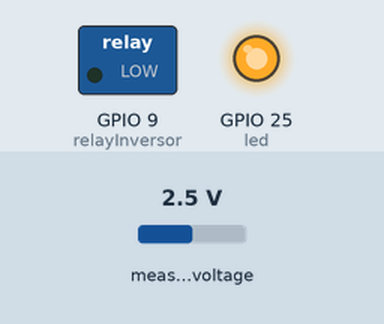
Simulated run of this sketch. Board: ESP32. Parts: switched loads named in the sketch (green lamp = pin HIGH), output pins drawn as LEDs (lit = HIGH). Dashed ring = blinking. The test bench sets the inputs (shaded band); at power-on: measured voltage 2.5 V. Storage starts empty; what the sketch prints to the serial monitor is not drawn.

Above: at 5.4 s.
5.5 s: measured voltage set to 0.1 V
At 6.07 s:
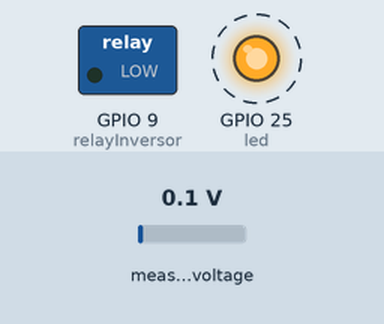
14.5 s: measured voltage set to 1.2 V
At 15.3 s:
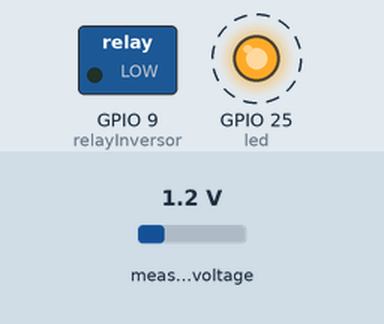
Timing chart, 0 to 20.4 s (numbered marks = the images above; inputs shaded):
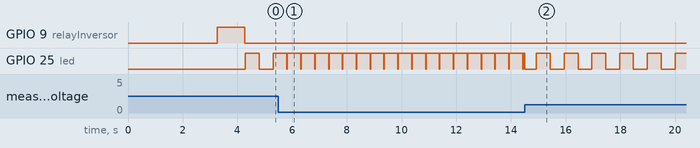

Measured:
- after the input at 5.5 s, GPIO 25 (led): alternates HIGH for 0.49 s and LOW for 0.02 s, starting after 0.33 s
- after the input at 14.5 s, GPIO 25 (led): alternates HIGH for 0.51 s and LOW for 0.51 s, starting at once

The sketch:

armC.ino
```cpp
/**************************************************************************************
* Título: Controle PID para planta de processos contínuos                             *
* Autor: André Roberto da Silva                                                       *
* Plataforma: Raspberry Pi PICO / PICO W                                              *
* MCU: RP2040                                                                         *
* Núcleo: ARM Cortex M0+                                                              *
***************************************************************************************
* --------------------------------------------------------                            *
* |                 PROTOCOLO DE ESCRITA                 |                            *
* --------------------------------------------------------                            *
* |    COMANDO     |     DESCRIÇÃO       |    Range      |                            *
* --------------------------------------------------------                            *
* | $WKPVALOR\r\n  | Seta o valor de Kp  |    0 a 100    |                            *
* --------------------------------------------------------                            *
* | $WKIVALOR\r\n  | Seta o valor de Ki  |    0 a 100    |                            *
* --------------------------------------------------------                            *
* | $WKDVALOR\r\n  | Seta o valor de Kd  |    0 a 100    |                            *
* --------------------------------------------------------                            *
* | $WSPVALOR\r\n  | Seta o valor de SP  |    0 a 100    |                            *
* --------------------------------------------------------                            *
* | $WCIVALOR\r\n  | Correção IN         |    0.0 a 1.0  |                            *
* --------------------------------------------------------                            *
* | $WCOVALOR\r\n  | Correção OUT        |    0.0 a 1.0  |                            *
* --------------------------------------------------------                            *
* | $WMDVALOR\r\n  | Seta o modo         |    0 a 2      |                            *
* --------------------------------------------------------                            *
**************************************************************************************/

// bibliotecas
#include <PID_v1.h>
#include <Wire.h>
#include <Adafruit_ADS1X15.h>
#include <Adafruit_MCP4725.h>
#include <SPI.h>
#include <SD.h>

// pinos de conexão SPI
const int _MISO = 16;
const int _MOSI = 19;
const int _CS = 17;
const int _SCK = 18;

// protótipos de funções
double medirNivel();
void ajustarInversor(double controlVariable);
void setarParametro();
void formatarDados(double processValue, double controlVariable, double setPoint, double kp, double ki, double kd);
void enviarValores();
void salvarDadosSD();

// variáveis globais
bool modo = 1, erroMedirNivel = 0, erroAjustarInversor = 0, erroSalvarDadosSD = 0, spUp = true;
int contadorSetPoint = 0;
double setPoint = 10, processValue, controlVariable;
double kp = 45, ki = 9.91, kd = 51.08, ajusteIn = 1, ajusteOut = 1;
unsigned long tempoAtual = 0, tempoAnterior = 0;
unsigned long intervalo = 500;
String dados = "";

// objeto para controle PID
PID controlePID(&processValue, &controlVariable, &setPoint, kp, ki, kd, DIRECT);

// objeto para leitura de nível
Adafruit_ADS1115 ads;

// objeto para controle do inversor
Adafruit_MCP4725 mcp;

// objeto para arquivo de dados
File dataFile;

// saídas digitais
int led = 25;
int relayInversor = 9;

void setup() {
  // inicialização
  Serial.begin(115200);
  delay(3000);
  Serial.println("Inicializando...");

  // inicializa I2C
  Wire.begin();
  delay(250);

  // configura e inicializa as saídas digitais
  pinMode(led, OUTPUT);
  pinMode(relayInversor, OUTPUT);
  digitalWrite(led, LOW);
  digitalWrite(relayInversor, LOW);

  // rotina de inicialização ADS1115
  // ganho 1x   +/- 4.096V  1 bit = 2mV      0.125mV
  ads.setGain(GAIN_ONE);
  if (!ads.begin(0x48)) {
    Serial.println("Falha ao inicializar AD!");
    for (int i = 0; i < 15; i++){
      digitalWrite(led, !digitalRead(led));
      delay(250);
    }
    while(1);
  }
  Serial.println("AD inicializado com sucesso!");

  // rotina de inicialização DA MCP4725
  if (!mcp.begin(0x60)) {
    Serial.println("Falha ao inicializar DA!");
    for (int i = 0; i < 15; i++){
      digitalWrite(led, !digitalRead(led));
      delay(250);
    }
    while(1);
  }
  mcp.setVoltage(0, false);
  Serial.println("DA inicializado com sucesso!");

  // rotina de inicialização SD Card
  SPI.setRX(_MISO);
  SPI.setTX(_MOSI);
  SPI.setSCK(_SCK);
  if (!SD.begin(_CS)){
    Serial.println("Falha ao inicializar SD Card!");
    for (int i = 0; i < 15; i++){
      digitalWrite(led, !digitalRead(led));
      delay(250);
    }
    while(1);
  }
  Serial.println("SD Card inicializado com sucesso!");

  // inicializa o controle PID
  controlePID.SetTunings(kp, ki, kd);
  controlePID.SetOutputLimits(0, 100);
  controlePID.SetMode(AUTOMATIC);

  // pulso para ligar inversor
  digitalWrite(relayInversor, HIGH);
  delay(1000);
  digitalWrite(relayInversor, LOW);

  // valores indicando que ocorreu um reset
  formatarDados(-1, -1, -1, -1, -1, -1);
  enviarValores();
  salvarDadosSD();
}

void loop() {
  processValue = medirNivel();
  controlePID.SetTunings(kp, ki, kd);
  controlePID.Compute();

  if (!kp && !ki && !kd)
    ajustarInversor(0.0);
  else{
    ajustarInversor(controlVariable);
  }

  // led heart inverte o estado a cada 500 ms
  // registro de valores a cada 500 ms
  // altera o SP a cada 5 minutos
  tempoAtual = millis();
  if (tempoAtual - tempoAnterior >= intervalo)
  {
    tempoAnterior = tempoAtual;
    digitalWrite(led, !digitalRead(led));

    // se modo 0 envia valores via serial
    // se modo 1 salva valores no cartão SD
    // se modo 2 envia valores via serial e salva valores no cartão SD
    if (modo == 0 || modo == 2){
      enviarValores();
      if (modo == 2)
        salvarDadosSD();
    }
    else
      salvarDadosSD();

    // altera o SP entre o intervalo de 10 a 70 com incrementos/decrementos de 10
    if (contadorSetPoint < 600)
      contadorSetPoint++;
    else{
      contadorSetPoint = 0;
      // se chegou no sp mínimo de teste
      if (setPoint <= 10 && !spUp){
        spUp = true;
      }
      // se chegou no sp máximo de teste
      if (setPoint >= 70 && spUp){
        spUp = false;
      }

      // incrementa ou decramenta o sp
      if (setPoint < 70 && spUp)
        setPoint += 10;
      else if (setPoint > 10 && !spUp)
        setPoint -= 10;
    }
  }

  // ajusta valores via serial
  if (Serial.available() > 0){
    setarParametro();
  }
}

// função para medição do nível
// retorno 0 a 100 ou -1 erro
double medirNivel(){
  int16_t adc0 = ads.readADC_SingleEnded(0);
  float tensao = ads.computeVolts(adc0);
  // 4 mA = 0 - 20 mA = 100
  double nivel = ((tensao * 6.667) - 4) * 6.25 * ajusteIn;
  // se houve erro na leitura
  if (nivel < 0 || nivel > 100){
    erroMedirNivel = 1;
    digitalWrite(led, HIGH);
    return -1;
  }
  if (erroMedirNivel){
      erroMedirNivel = 0;
      digitalWrite(led, LOW);
  }
  return nivel;
}

void ajustarInversor(double out){
  // se valor inválido
  if (out < 0 || out > 100){
    erroAjustarInversor = 1;
    digitalWrite(led, HIGH);
    mcp.setVoltage(uint32_t(0), false);
  }
  else{
    // ajusta a tensão de saída
    double tensao = out * 0.03 * ajusteOut;
    // converte 0 a 3.3 V para 0 a 4095 (12 bits)
    double aux = ((tensao / 3) * 4095.0);
    mcp.setVoltage(uint32_t(aux), false);
    if (erroAjustarInversor){
      erroAjustarInversor = 0;
      digitalWrite(led, LOW);
    }
  }
}

void setarParametro(){
  String parametro = Serial.readStringUntil('\n');
  Serial.println(parametro);
  if (parametro[0] == '$' && parametro[1] == 'W'){
    if(parametro[2] == 'K'){
      switch (parametro[3]) {
        case 'P' : try {String sAux = parametro.substring(4, 9); double dAux = sAux.toDouble(); kp = dAux;} catch (String e) {Serial.println(e);}; break;
        case 'I' : try {String sAux = parametro.substring(4, 9); double dAux = sAux.toDouble(); ki = dAux;} catch (String e) {Serial.println(e);}; break;
        case 'D' : try {String sAux = parametro.substring(4, 9); double dAux = sAux.toDouble(); kd = dAux;} catch (String e) {Serial.println(e);}; break;
        default: Serial.println("Comando inválido!");
      }
    }
    else if (parametro[2] == 'S'){
      if (parametro[3] == 'P'){
        try{
          String sAux = parametro.substring(4, 9);
          double dAux = sAux.toDouble();
          setPoint = dAux;
        }
        catch (String e) {
          Serial.println(e);
        }
      }
      else
        Serial.println("Comando inválido!");
    }
    else if(parametro[2] == 'C'){
      switch (parametro[3]) {
        case 'I' : try {String sAux = parametro.substring(4, 9); double dAux = sAux.toDouble(); ajusteIn = dAux;} catch (String e) {Serial.println(e);}; break;
        case 'O' : try {String sAux = parametro.substring(4, 9); double dAux = sAux.toDouble(); ajusteOut = dAux;} catch (String e) {Serial.println(e);}; break;
        default: Serial.println("Comando inválido!");
      }
    }
    else if(parametro[2] == 'M'){
      if (parametro[3] == 'D') {
        try {
          String sAux = parametro.substring(4, 9);
          int iAux = sAux.toInt();
          if (iAux >=0 && iAux < 3)
            modo = iAux;
        }
        catch (String e){
            Serial.println(e);
        }
      }
      else
        Serial.println("Comando inválido!");
    }
    else
      Serial.println("Comando inválido!");
  }
  else
    Serial.println("Comando inválido!");
}

void formatarDados(double processValue, double controlVariable, double setPoint, double kp, double ki, double kd){
  dados = "";
  dados = dados + millis() + "," + processValue + "," + controlVariable + "," + setPoint + "," + kp + "," + ki + "," + kd;
}

void enviarValores(){
  formatarDados(processValue, controlVariable, setPoint, kp, ki, kd);
  Serial.println(dados);
}

void salvarDadosSD(){
  // cria objeto para abertura de arquivo csv
  dataFile = SD.open("dados.csv", FILE_WRITE);
  // se abriu arquivo inclui dados senão
  // sinaliza o erro de gravação
  if (dataFile){
    formatarDados(processValue, controlVariable, setPoint, kp, ki, kd);
    dataFile.println(dados);
    dataFile.close();
    if (erroSalvarDadosSD){
      erroSalvarDadosSD = 0;
      digitalWrite(led, LOW);
    }
  }
  else{
    erroSalvarDadosSD = 1;
    digitalWrite(led, HIGH);
  }
}
```
